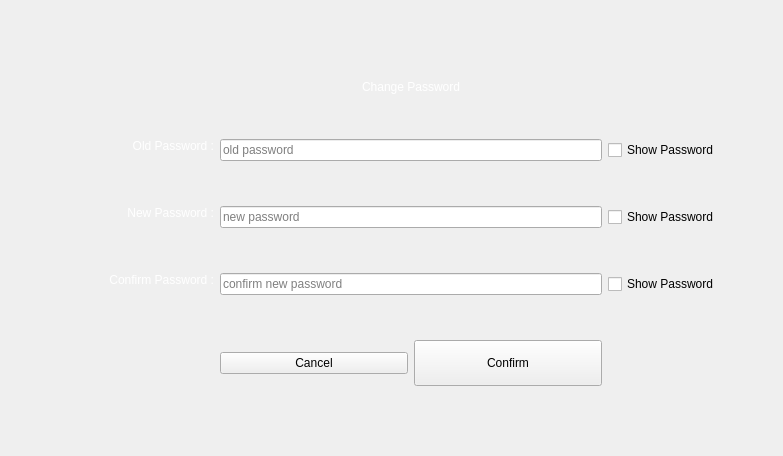
      <widget class="QWidget" name="change_password">
       <layout class="QHBoxLayout" name="horizontalLayout_5">
        <item>
         <layout class="QGridLayout" name="gridLayout_7">
          <property name="leftMargin">
           <number>10</number>
          </property>
          <property name="topMargin">
           <number>50</number>
          </property>
          <property name="rightMargin">
           <number>40</number>
          </property>
          <property name="bottomMargin">
           <number>20</number>
          </property>
          <item row="5" column="4">
           <widget class="QCheckBox" name="checkBox_newpass">
            <property name="sizePolicy">
             <sizepolicy hsizetype="Maximum" vsizetype="Fixed">
              <horstretch>0</horstretch>
              <verstretch>0</verstretch>
             </sizepolicy>
            </property>
            <property name="text">
             <string>Show Password</string>
            </property>
           </widget>
          </item>
          <item row="5" column="1">
           <widget class="QLabel" name="label_47">
            <property name="sizePolicy">
             <sizepolicy hsizetype="Preferred" vsizetype="Preferred">
              <horstretch>0</horstretch>
              <verstretch>0</verstretch>
             </sizepolicy>
            </property>
            <property name="minimumSize">
             <size>
              <width>180</width>
              <height>0</height>
             </size>
            </property>
            <property name="styleSheet">
             <string notr="true">color: rgb(255, 255, 255);
font: 700 18pt &quot;Segoe UI&quot;;</string>
            </property>
            <property name="text">
             <string>New Password :</string>
            </property>
            <property name="alignment">
             <set>Qt::AlignmentFlag::AlignRight|Qt::AlignmentFlag::AlignTop|Qt::AlignmentFlag::AlignTrailing</set>
            </property>
           </widget>
          </item>
          <item row="1" column="3" alignment="Qt::AlignmentFlag::AlignHCenter">
           <widget class="QLabel" name="label_48">
            <property name="sizePolicy">
             <sizepolicy hsizetype="Maximum" vsizetype="Maximum">
              <horstretch>0</horstretch>
              <verstretch>0</verstretch>
             </sizepolicy>
            </property>
            <property name="styleSheet">
             <string notr="true">color: rgb(255, 255, 255);
font: 900 24pt &quot;Segoe UI Black&quot;;</string>
            </property>
            <property name="text">
             <string>Change Password</string>
            </property>
           </widget>
          </item>
          <item row="7" column="3">
           <widget class="QLineEdit" name="lineEdit_change_pass">
            <property name="sizePolicy">
             <sizepolicy hsizetype="MinimumExpanding" vsizetype="Fixed">
              <horstretch>0</horstretch>
              <verstretch>0</verstretch>
             </sizepolicy>
            </property>
            <property name="minimumSize">
             <size>
              <width>100</width>
              <height>0</height>
             </size>
            </property>
            <property name="echoMode">
             <enum>QLineEdit::EchoMode::Password</enum>
            </property>
            <property name="placeholderText">
             <string>confirm new password</string>
            </property>
           </widget>
          </item>
          <item row="5" column="5">
           <widget class="QLabel" name="label_39">
            <property name="text">
             <string/>
            </property>
           </widget>
          </item>
          <item row="2" column="3">
           <spacer name="verticalSpacer_25">
            <property name="orientation">
             <enum>Qt::Orientation::Vertical</enum>
            </property>
            <property name="sizeType">
             <enum>QSizePolicy::Policy::Maximum</enum>
            </property>
            <property name="sizeHint" stdset="0">
             <size>
              <width>20</width>
              <height>40</height>
             </size>
            </property>
           </spacer>
          </item>
          <item row="11" column="3">
           <spacer name="verticalSpacer_31">
            <property name="orientation">
             <enum>Qt::Orientation::Vertical</enum>
            </property>
            <property name="sizeType">
             <enum>QSizePolicy::Policy::Maximum</enum>
            </property>
            <property name="sizeHint" stdset="0">
             <size>
              <width>20</width>
              <height>40</height>
             </size>
            </property>
           </spacer>
          </item>
          <item row="5" column="3">
           <widget class="QLineEdit" name="lineEdit_new_pass">
            <property name="sizePolicy">
             <sizepolicy hsizetype="MinimumExpanding" vsizetype="Fixed">
              <horstretch>0</horstretch>
              <verstretch>0</verstretch>
             </sizepolicy>
            </property>
            <property name="minimumSize">
             <size>
              <width>100</width>
              <height>0</height>
             </size>
            </property>
            <property name="echoMode">
             <enum>QLineEdit::EchoMode::Password</enum>
            </property>
            <property name="placeholderText">
             <string>new password</string>
            </property>
           </widget>
          </item>
          <item row="10" column="3">
           <layout class="QHBoxLayout" name="horizontalLayout_27">
            <item>
             <widget class="QPushButton" name="pushButton_not_change_pass">
              <property name="sizePolicy">
               <sizepolicy hsizetype="Maximum" vsizetype="Fixed">
                <horstretch>0</horstretch>
                <verstretch>0</verstretch>
               </sizepolicy>
              </property>
              <property name="styleSheet">
               <string notr="true">min-width:180;</string>
              </property>
              <property name="text">
               <string>Cancel</string>
              </property>
             </widget>
            </item>
            <item>
             <widget class="QPushButton" name="pushButton_change_pass">
              <property name="sizePolicy">
               <sizepolicy hsizetype="Maximum" vsizetype="Fixed">
                <horstretch>0</horstretch>
                <verstretch>0</verstretch>
               </sizepolicy>
              </property>
              <property name="minimumSize">
               <size>
                <width>208</width>
                <height>46</height>
               </size>
              </property>
              <property name="styleSheet">
               <string notr="true">min-width:180;</string>
              </property>
              <property name="text">
               <string>Confirm</string>
              </property>
             </widget>
            </item>
           </layout>
          </item>
          <item row="8" column="3">
           <spacer name="verticalSpacer_32">
            <property name="orientation">
             <enum>Qt::Orientation::Vertical</enum>
            </property>
            <property name="sizeType">
             <enum>QSizePolicy::Policy::Maximum</enum>
            </property>
            <property name="sizeHint" stdset="0">
             <size>
              <width>20</width>
              <height>40</height>
             </size>
            </property>
           </spacer>
          </item>
          <item row="3" column="4">
           <widget class="QCheckBox" name="checkBox_oldpass">
            <property name="sizePolicy">
             <sizepolicy hsizetype="Maximum" vsizetype="Fixed">
              <horstretch>0</horstretch>
              <verstretch>0</verstretch>
             </sizepolicy>
            </property>
            <property name="text">
             <string>Show Password</string>
            </property>
           </widget>
          </item>
          <item row="6" column="3">
           <spacer name="verticalSpacer_33">
            <property name="orientation">
             <enum>Qt::Orientation::Vertical</enum>
            </property>
            <property name="sizeType">
             <enum>QSizePolicy::Policy::Maximum</enum>
            </property>
            <property name="sizeHint" stdset="0">
             <size>
              <width>20</width>
              <height>40</height>
             </size>
            </property>
           </spacer>
          </item>
          <item row="4" column="3">
           <spacer name="verticalSpacer_34">
            <property name="orientation">
             <enum>Qt::Orientation::Vertical</enum>
            </property>
            <property name="sizeType">
             <enum>QSizePolicy::Policy::Maximum</enum>
            </property>
            <property name="sizeHint" stdset="0">
             <size>
              <width>20</width>
              <height>40</height>
             </size>
            </property>
           </spacer>
          </item>
          <item row="3" column="3">
           <widget class="QLineEdit" name="lineEdit_old_pass">
            <property name="sizePolicy">
             <sizepolicy hsizetype="MinimumExpanding" vsizetype="Fixed">
              <horstretch>0</horstretch>
              <verstretch>0</verstretch>
             </sizepolicy>
            </property>
            <property name="minimumSize">
             <size>
              <width>100</width>
              <height>0</height>
             </size>
            </property>
            <property name="echoMode">
             <enum>QLineEdit::EchoMode::Password</enum>
            </property>
            <property name="placeholderText">
             <string>old password</string>
            </property>
           </widget>
          </item>
          <item row="5" column="0">
           <widget class="QLabel" name="label_38">
            <property name="text">
             <string/>
            </property>
           </widget>
          </item>
          <item row="7" column="4">
           <widget class="QCheckBox" name="checkBox_confirm_newpass">
            <property name="sizePolicy">
             <sizepolicy hsizetype="Maximum" vsizetype="Fixed">
              <horstretch>0</horstretch>
              <verstretch>0</verstretch>
             </sizepolicy>
            </property>
            <property name="text">
             <string>Show Password</string>
            </property>
           </widget>
          </item>
          <item row="3" column="1">
           <widget class="QLabel" name="label_49">
            <property name="sizePolicy">
             <sizepolicy hsizetype="Preferred" vsizetype="Preferred">
              <horstretch>0</horstretch>
              <verstretch>0</verstretch>
             </sizepolicy>
            </property>
            <property name="minimumSize">
             <size>
              <width>180</width>
              <height>0</height>
             </size>
            </property>
            <property name="styleSheet">
             <string notr="true">color: rgb(255, 255, 255);
font: 700 18pt &quot;Segoe UI&quot;;</string>
            </property>
            <property name="text">
             <string>Old Password :</string>
            </property>
            <property name="alignment">
             <set>Qt::AlignmentFlag::AlignRight|Qt::AlignmentFlag::AlignTop|Qt::AlignmentFlag::AlignTrailing</set>
            </property>
           </widget>
          </item>
          <item row="0" column="3">
           <spacer name="verticalSpacer_35">
            <property name="orientation">
             <enum>Qt::Orientation::Vertical</enum>
            </property>
            <property name="sizeType">
             <enum>QSizePolicy::Policy::Maximum</enum>
            </property>
            <property name="sizeHint" stdset="0">
             <size>
              <width>20</width>
              <height>20</height>
             </size>
            </property>
           </spacer>
          </item>
          <item row="7" column="0" colspan="2">
           <widget class="QLabel" name="label_50">
            <property name="sizePolicy">
             <sizepolicy hsizetype="Preferred" vsizetype="Preferred">
              <horstretch>0</horstretch>
              <verstretch>0</verstretch>
             </sizepolicy>
            </property>
            <property name="minimumSize">
             <size>
              <width>180</width>
              <height>0</height>
             </size>
            </property>
            <property name="styleSheet">
             <string notr="true">color: rgb(255, 255, 255);
font: 700 18pt &quot;Segoe UI&quot;;</string>
            </property>
            <property name="text">
             <string>Confirm Password :</string>
            </property>
            <property name="alignment">
             <set>Qt::AlignmentFlag::AlignRight|Qt::AlignmentFlag::AlignTop|Qt::AlignmentFlag::AlignTrailing</set>
            </property>
           </widget>
          </item>
         </layout>
        </item>
       </layout>
      </widget>
